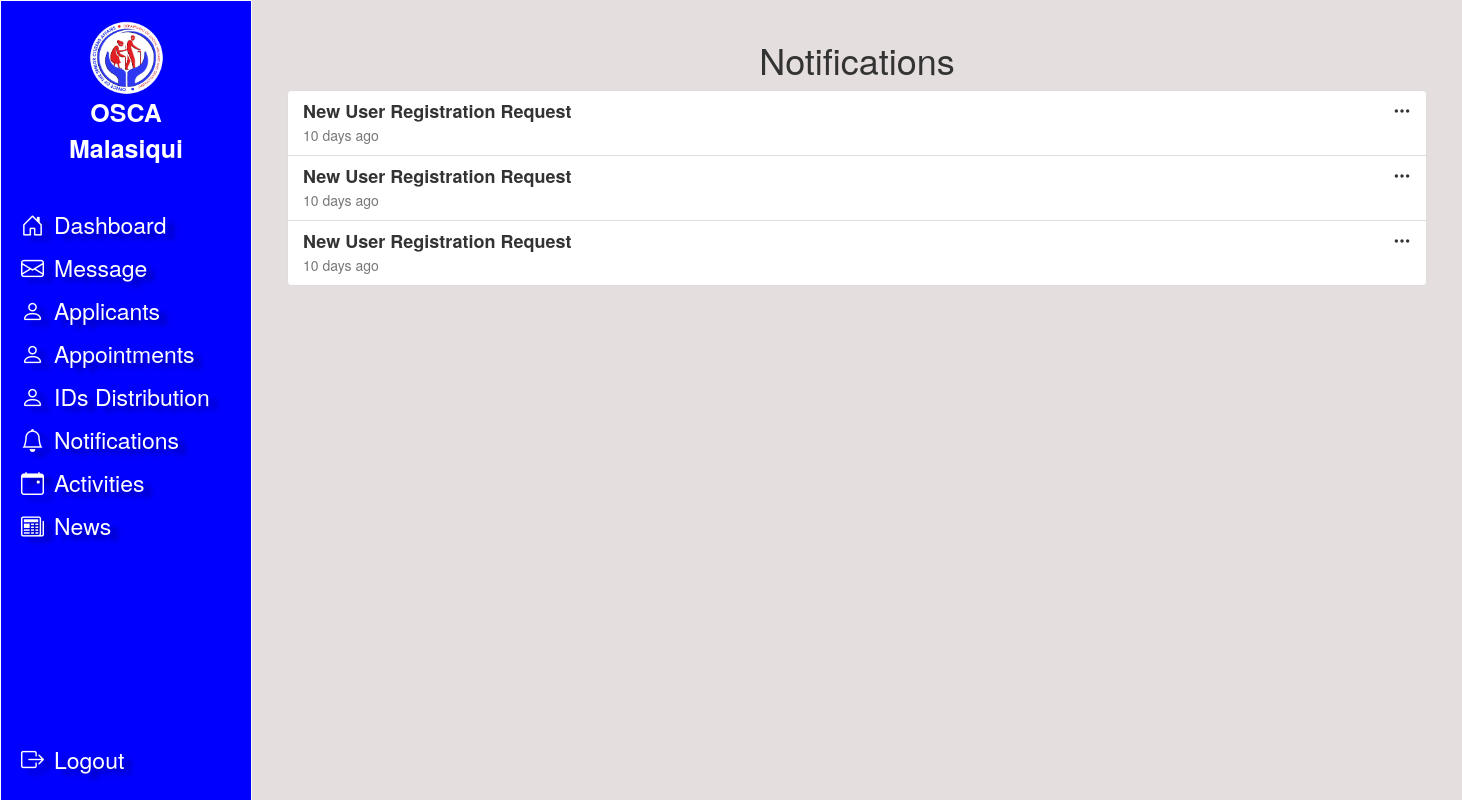
The page /admin/notifications.php (signed in) on the database as committed earlier.
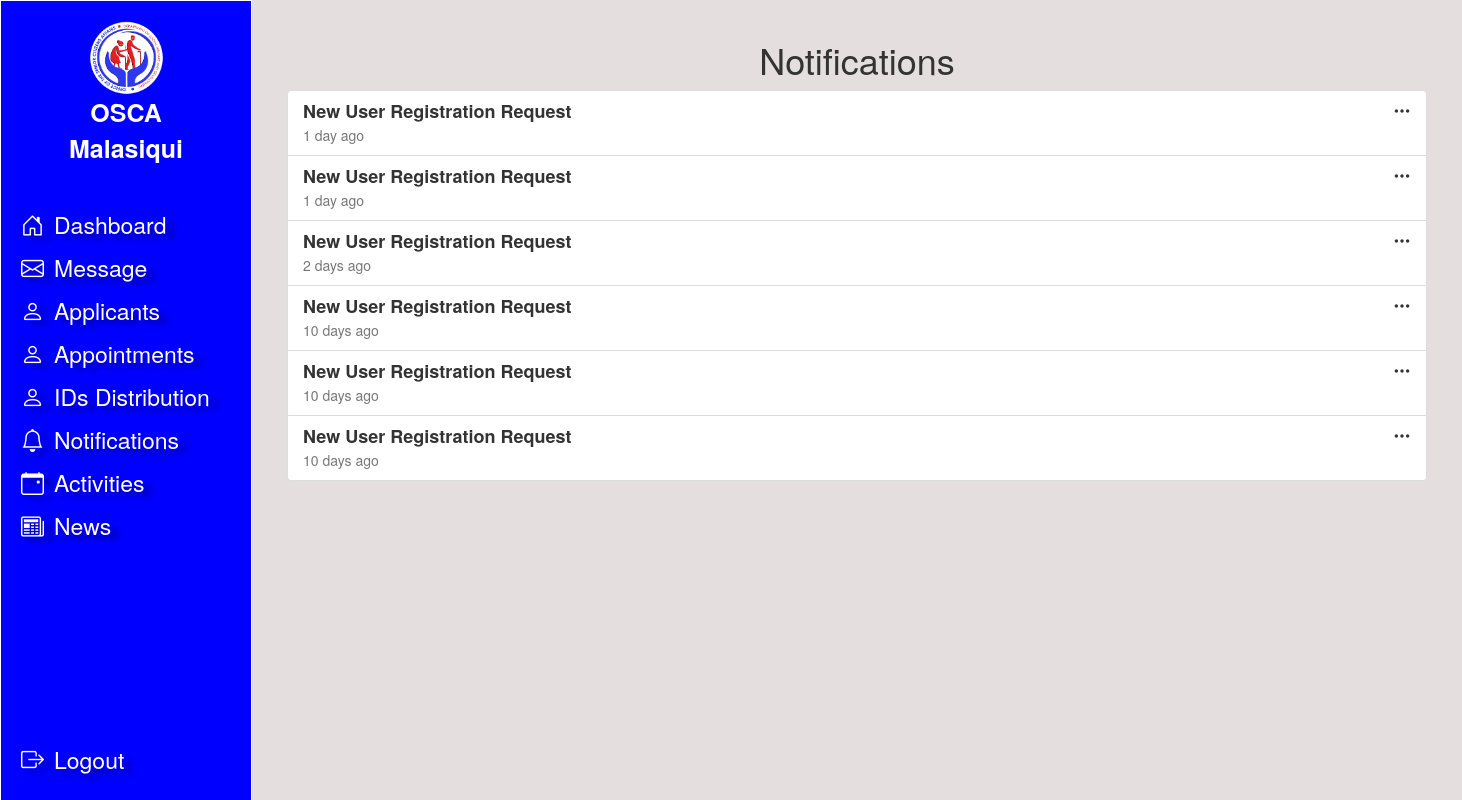
The same page on the database as committed later.
### tables this page shows
CREATE TABLE `users` (
  `osca_id` bigint NOT NULL,
  `email` varchar(255) DEFAULT NULL,
  `last_name` varchar(50) NOT NULL,
  `first_name` varchar(50) NOT NULL,
  `middle_name` varchar(50) DEFAULT NULL,
  `suffix` varchar(5) DEFAULT NULL,
  `sex` varchar(10) NOT NULL,
  `birth_day` date NOT NULL,
  `address` varchar(255) NOT NULL,
  `phone_number` bigint NOT NULL,
  `oneByOne_id_path` varchar(255) DEFAULT NULL,
  `status` varchar(10) NOT NULL DEFAULT 'pending',
  `member_status` varchar(50) DEFAULT NULL,
  `classification` varchar(100) NOT NULL,
  `civil_status` varchar(100) NOT NULL,
  `blood_type` varchar(20) NOT NULL,
  `education` varchar(100) NOT NULL,
  `employment` varchar(100) NOT NULL,
  `religion` varchar(30) NOT NULL,
  `username` varchar(100) NOT NULL,
  `password` varchar(100) NOT NULL,
  `created_at` timestamp(6) NOT NULL DEFAULT CURRENT_TIMESTAMP(6),
  `updated_at` timestamp(6) NOT NULL DEFAULT CURRENT_TIMESTAMP(6),
  `deleted_at` timestamp(6) NULL DEFAULT NULL
);

### admin/notifications.php (the view, shortened to what this page needs)
<?php
include '.././database/db_connection.php';
function timeAgo($dateTime) {
    $currentDate = new DateTime();
    $createdAt = new DateTime($dateTime);
    $interval = $currentDate->diff($createdAt);
    if ($interval->d > 0) {
        return $interval->d . ' day' . ($interval->d > 1 ? 's' : '') . ' ago';
    }
    return 'NOW';
}
try {
    $sql = "SELECT created_at, osca_id FROM users ORDER BY created_at DESC";
    $stmt = $pdo->query($sql);
    $users = $stmt->fetchAll(PDO::FETCH_ASSOC);
} catch (PDOException $e) {
    die("Database connection failed: " . $e->getMessage());
}
?>
<!DOCTYPE html>
<html lang="en">
<head>
    <link rel="stylesheet" href="./assets/style.css">
    <link rel="stylesheet" href="https://maxcdn.bootstrapcdn.com/bootstrap/3.4.1/css/bootstrap.min.css">
    <link href="https://cdn.jsdelivr.net/npm/bootstrap-icons/font/bootstrap-icons.css" rel="stylesheet">
</head>
<body>
<nav class="navbar">
    <?php include '.././components/admin-nav.php'; ?>
    </nav>
<div class="main-content">
<div class="container">
        <h1 class="text-center">Notifications</h1>
        <div class="list-group">
            <?php foreach ($users as $user): ?>
                <a href="view_user.php?id=<?php echo htmlspecialchars($user['osca_id'] ?? ''); ?>" class="list-group-item">
                    <h4 class="list-group-item-heading">
                        <strong>New User Registration Request</strong>
                        <i class="bi bi-three-dots pull-right"></i>
                    </h4>
                    <p class="list-group-item-text text-muted">
                        <?php echo timeAgo($user['created_at']); ?>
                    </p>
                </a>
            <?php endforeach; ?>
        </div>
    </div>
</div>
</body>
</html>

Rows that differ between the two databases and show on the page:
added users: created_at "1 day ago"
added users: created_at "1 day ago"
added users: created_at "2 days ago"
